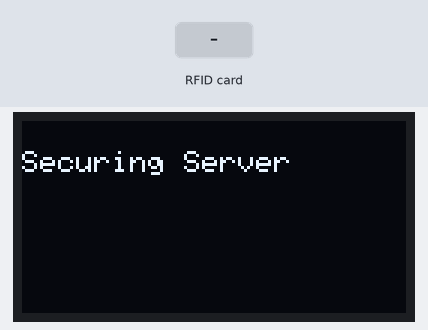
Bench run of a sketch on a simulated ESP8266 (NodeMCU). Shown: 128×64 one-colour display. Inputs (shaded band) come from the test bench. WiFi joins after 1.5 s; servers stay silent unless stated; what the sketch prints to the serial monitor is not drawn.

Above: at 4.1 s.
At 12.4 s:
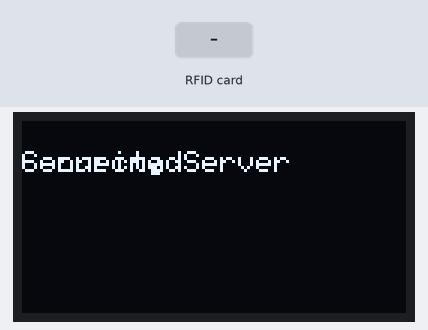
12.5 s: RFID card 75 95 96 06 91 held to the reader
At 13.5 s:
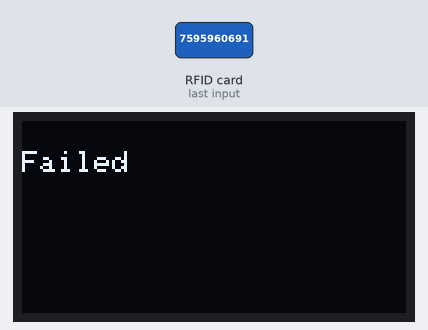
Timing chart, 0 to 15.5 s (numbered marks = the images above; inputs shaded):
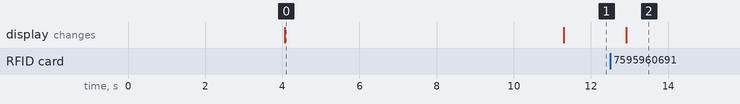

Measured:
- after the input at 12.5 s, the display: changes after 0.41 s (image 2)
- what the display in image 0 shows lasts 7.2 s, from 4.1 s to 11.3 s

The sketch:

rfid_display_oled.ino
```cpp
#include <Arduino.h>
#include <ESP8266WiFi.h>
#include <SPI.h>
#include <MFRC522.h>
#include <HTTPSRedirect.h>

#include<Wire.h>

#include <Adafruit_GFX.h>
#include <Adafruit_SSD1306.h>
#define SCREEN_WIDTH 128
#define SCREEN_HEIGHT 64


Adafruit_SSD1306 oled(SCREEN_WIDTH, SCREEN_HEIGHT, &Wire, -1);

const unsigned char ArduinoIcon [] PROGMEM = {
 0xff, 0xff, 0xff, 0xff, 0xff, 0xff, 0xff, 0xff, 0xff, 0xff, 0xff, 0xff, 0xff, 0xff, 0xff, 0xff,
  0xff, 0xff, 0xff, 0xff, 0xff, 0xff, 0xff, 0xff, 0xff, 0xff, 0xff, 0xff, 0xff, 0xff, 0xff, 0xff,
  0xff, 0xff, 0xfe, 0x00, 0x07, 0xff, 0xff, 0xff, 0xff, 0xff, 0xff, 0x80, 0x01, 0xff, 0xff, 0xff,
  0xff, 0xff, 0xe0, 0x00, 0x00, 0xff, 0xff, 0xff, 0xff, 0xff, 0xfc, 0x00, 0x00, 0x3f, 0xff, 0xff,
  0xff, 0xff, 0x80, 0x00, 0x00, 0x1f, 0xff, 0xff, 0xff, 0xff, 0xe0, 0x00, 0x00, 0x07, 0xff, 0xff,
  0xff, 0xfe, 0x00, 0x00, 0x00, 0x07, 0xff, 0xff, 0xff, 0xff, 0x80, 0x00, 0x00, 0x01, 0xff, 0xff,
  0xff, 0xfc, 0x00, 0x00, 0x00, 0x03, 0xff, 0xff, 0xff, 0xff, 0x00, 0x00, 0x00, 0x00, 0xff, 0xff,
  0xff, 0xf0, 0x00, 0x00, 0x00, 0x00, 0xff, 0xff, 0xff, 0xfc, 0x00, 0x00, 0x00, 0x00, 0x3f, 0xff,
  0xff, 0xe0, 0x00, 0x00, 0x00, 0x00, 0x3f, 0xff, 0xff, 0xf0, 0x00, 0x00, 0x00, 0x00, 0x1f, 0xff,
  0xff, 0xc0, 0x00, 0x00, 0x00, 0x00, 0x1f, 0xff, 0xff, 0xe0, 0x00, 0x00, 0x00, 0x00, 0x0f, 0xff,
  0xff, 0x80, 0x00, 0x00, 0x00, 0x00, 0x0f, 0xff, 0xff, 0xc0, 0x00, 0x00, 0x00, 0x00, 0x07, 0xff,
  0xff, 0x00, 0x00, 0x00, 0x00, 0x00, 0x03, 0xff, 0xff, 0x80, 0x00, 0x00, 0x00, 0x00, 0x03, 0xff,
  0xfe, 0x00, 0x00, 0x00, 0x00, 0x00, 0x01, 0xff, 0xfe, 0x00, 0x00, 0x00, 0x00, 0x00, 0x01, 0xff,
  0xfc, 0x00, 0x00, 0xff, 0xf0, 0x00, 0x00, 0xff, 0xfc, 0x00, 0x00, 0x3f, 0xfc, 0x00, 0x00, 0xff,
  0xfc, 0x00, 0x03, 0xff, 0xfc, 0x00, 0x00, 0x7f, 0xf8, 0x00, 0x00, 0xff, 0xff, 0x00, 0x00, 0xff,
  0xf8, 0x00, 0x0f, 0xff, 0xff, 0x00, 0x00, 0x3f, 0xf0, 0x00, 0x03, 0xff, 0xff, 0xc0, 0x00, 0x7f,
  0xf0, 0x00, 0x1f, 0xff, 0xff, 0xc0, 0x00, 0x1f, 0xe0, 0x00, 0x0f, 0xff, 0xff, 0xe0, 0x00, 0x7f,
  0xf0, 0x00, 0x7f, 0xff, 0xff, 0xe0, 0x00, 0x0f, 0xc0, 0x00, 0x1f, 0xff, 0xff, 0xf8, 0x00, 0x3f,
  0xe0, 0x00, 0xff, 0xff, 0xff, 0xf8, 0x00, 0x07, 0x80, 0x00, 0x7f, 0xff, 0xff, 0xfc, 0x00, 0x1f,
  0xe0, 0x00, 0xff, 0xff, 0xff, 0xfc, 0x00, 0x03, 0x80, 0x00, 0xff, 0xff, 0xff, 0xfc, 0x00, 0x1f,
  0xc0, 0x01, 0xff, 0xff, 0xff, 0xfe, 0x00, 0x03, 0x00, 0x01, 0xff, 0xff, 0xff, 0xfe, 0x00, 0x1f,
  0xc0, 0x03, 0xff, 0xff, 0xff, 0xff, 0x00, 0x00, 0x00, 0x03, 0xff, 0xff, 0xff, 0xff, 0x00, 0x0f,
  0xc0, 0x03, 0xff, 0xff, 0xff, 0xff, 0x80, 0x00, 0x00, 0x07, 0xff, 0xf0, 0x7f, 0xff, 0x00, 0x0f,
  0xc0, 0x07, 0xff, 0xff, 0xff, 0xff, 0xc0, 0x00, 0x00, 0x0f, 0xff, 0xf0, 0x7f, 0xff, 0x80, 0x0f,
  0x80, 0x07, 0xff, 0xff, 0xff, 0xff, 0xe0, 0x00, 0x00, 0x1f, 0xff, 0xf0, 0x7f, 0xff, 0x80, 0x07,
  0x80, 0x0f, 0xff, 0xff, 0xff, 0xff, 0xf0, 0x00, 0x00, 0x3f, 0xff, 0xf0, 0x7f, 0xff, 0xc0, 0x07,
  0x80, 0x0f, 0xff, 0xff, 0xff, 0xff, 0xf8, 0x00, 0x00, 0x7f, 0xff, 0xf0, 0x7f, 0xff, 0xc0, 0x07,
  0x80, 0x0f, 0xfe, 0x00, 0x00, 0xff, 0xfc, 0x00, 0x00, 0xff, 0xfc, 0x00, 0x03, 0xff, 0xc0, 0x07,
  0x80, 0x0f, 0xfe, 0x00, 0x00, 0xff, 0xfe, 0x00, 0x01, 0xff, 0xfc, 0x00, 0x01, 0xff, 0xc0, 0x07,
  0x80, 0x0f, 0xfe, 0x00, 0x00, 0xff, 0xff, 0x00, 0x03, 0xff, 0xfc, 0x00, 0x01, 0xff, 0xc0, 0x07,
  0x80, 0x0f, 0xfe, 0x00, 0x00, 0xff, 0xff, 0x00, 0x03, 0xff, 0xfc, 0x00, 0x01, 0xff, 0xc0, 0x07,
  0x80, 0x0f, 0xfe, 0x00, 0x00, 0xff, 0xff, 0x00, 0x03, 0xff, 0xfc, 0x00, 0x01, 0xff, 0xc0, 0x07,
  0x80, 0x0f, 0xff, 0xff, 0xff, 0xff, 0xfe, 0x00, 0x01, 0xff, 0xff, 0xe0, 0x7f, 0xff, 0xc0, 0x07,
  0x80, 0x0f, 0xff, 0xff, 0xff, 0xff, 0xfc, 0x00, 0x00, 0xff, 0xff, 0xf0, 0x7f, 0xff, 0xc0, 0x07,
  0x80, 0x0f, 0xff, 0xff, 0xff, 0xff, 0xfc, 0x00, 0x00, 0xff, 0xff, 0xf0, 0x7f, 0xff, 0xc0, 0x07,
  0x80, 0x0f, 0xff, 0xff, 0xff, 0xff, 0xf8, 0x00, 0x00, 0x7f, 0xff, 0xf0, 0x7f, 0xff, 0xc0, 0x07,
  0x80, 0x0f, 0xff, 0xff, 0xff, 0xff, 0xf0, 0x00, 0x00, 0x3f, 0xff, 0xf0, 0x7f, 0xff, 0x80, 0x07,
  0x80, 0x07, 0xff, 0xff, 0xff, 0xff, 0xe0, 0x00, 0x00, 0x1f, 0xff, 0xf0, 0x7f, 0xff, 0x80, 0x07,
  0xc0, 0x07, 0xff, 0xff, 0xff, 0xff, 0xc0, 0x00, 0x00, 0x0f, 0xff, 0xff, 0xff, 0xff, 0x80, 0x0f,
  0xc0, 0x03, 0xff, 0xff, 0xff, 0xff, 0x80, 0x00, 0x00, 0x07, 0xff, 0xff, 0xff, 0xff, 0x00, 0x0f,
  0xc0, 0x03, 0xff, 0xff, 0xff, 0xff, 0x00, 0x00, 0x00, 0x03, 0xff, 0xff, 0xff, 0xff, 0x00, 0x0f,
  0xe0, 0x01, 0xff, 0xff, 0xff, 0xfe, 0x00, 0x03, 0x00, 0x01, 0xff, 0xff, 0xff, 0xfe, 0x00, 0x1f,
  0xe0, 0x00, 0xff, 0xff, 0xff, 0xfc, 0x00, 0x07, 0x80, 0x00, 0xff, 0xff, 0xff, 0xfc, 0x00, 0x1f,
  0xe0, 0x00, 0x7f, 0xff, 0xff, 0xf0, 0x00, 0x0f, 0xc0, 0x00, 0x3f, 0xff, 0xff, 0xf8, 0x00, 0x3f,
  0xf0, 0x00, 0x3f, 0xff, 0xff, 0xe0, 0x00, 0x1f, 0xe0, 0x00, 0x1f, 0xff, 0xff, 0xf0, 0x00, 0x3f,
  0xf8, 0x00, 0x1f, 0xff, 0xff, 0x80, 0x00, 0x3f, 0xe0, 0x00, 0x07, 0xff, 0xff, 0xe0, 0x00, 0x7f,
  0xf8, 0x00, 0x0f, 0xff, 0xff, 0x00, 0x00, 0x7f, 0xf8, 0x00, 0x03, 0xff, 0xff, 0xc0, 0x00, 0x7f,
  0xfc, 0x00, 0x03, 0xff, 0xf8, 0x00, 0x00, 0xff, 0xfc, 0x00, 0x00, 0xff, 0xff, 0x00, 0x00, 0xff,
  0xfe, 0x00, 0x00, 0x7f, 0xe0, 0x00, 0x01, 0xff, 0xfe, 0x00, 0x00, 0x1f, 0xf8, 0x00, 0x01, 0xff,
  0xfe, 0x00, 0x00, 0x00, 0x00, 0x00, 0x03, 0xff, 0xff, 0x00, 0x00, 0x00, 0x00, 0x00, 0x03, 0xff,
  0xff, 0x00, 0x00, 0x00, 0x00, 0x00, 0x07, 0xff, 0xff, 0x80, 0x00, 0x00, 0x00, 0x00, 0x03, 0xff,
  0xff, 0x80, 0x00, 0x00, 0x00, 0x00, 0x0f, 0xff, 0xff, 0xc0, 0x00, 0x00, 0x00, 0x00, 0x07, 0xff,
  0xff, 0xc0, 0x00, 0x00, 0x00, 0x00, 0x1f, 0xff, 0xff, 0xe0, 0x00, 0x00, 0x00, 0x00, 0x0f, 0xff,
  0xff, 0xe0, 0x00, 0x00, 0x00, 0x00, 0x7f, 0xff, 0xff, 0xf8, 0x00, 0x00, 0x00, 0x00, 0x3f, 0xff,
  0xff, 0xf8, 0x00, 0x00, 0x00, 0x01, 0xff, 0xff, 0xff, 0xfe, 0x00, 0x00, 0x00, 0x00, 0x7f, 0xff,
  0xff, 0xfc, 0x00, 0x00, 0x00, 0x03, 0xff, 0xff, 0xff, 0xff, 0x00, 0x00, 0x00, 0x00, 0xff, 0xff,
  0xff, 0xff, 0x00, 0x00, 0x00, 0x0f, 0xff, 0xff, 0xff, 0xff, 0xc0, 0x00, 0x00, 0x03, 0xff, 0xff,
  0xff, 0xff, 0xc0, 0x00, 0x00, 0x3f, 0xff, 0xff, 0xff, 0xff, 0xf0, 0x00, 0x00, 0x0f, 0xff, 0xff,
  0xff, 0xff, 0xf0, 0x00, 0x01, 0xff, 0xff, 0xff, 0xff, 0xff, 0xfe, 0x00, 0x00, 0x3f, 0xff, 0xff,
  0xff, 0xff, 0xff, 0x00, 0x0f, 0xff, 0xff, 0xff, 0xff, 0xff, 0xff, 0xc0, 0x03, 0xff, 0xff, 0xff,
  0xff, 0xff, 0xff, 0xff, 0xff, 0xff, 0xff, 0xff, 0xff, 0xff, 0xff, 0xff, 0xff, 0xff, 0xff, 0xff,
  0xff, 0xff, 0xff, 0xff, 0xff, 0xff, 0xff, 0xff, 0xff, 0xff, 0xff, 0xff, 0xff, 0xff, 0xff, 0xff,
  0xff, 0xff, 0xff, 0xff, 0xff, 0xff, 0xff, 0xff, 0xff, 0xff, 0xff, 0xff, 0xff, 0xff, 0xff, 0xff,
  0xff, 0xff, 0xff, 0xff, 0xff, 0xff, 0xff, 0xff, 0xff, 0xff, 0xff, 0xff, 0xff, 0xff, 0xff, 0xff
};

const char *GScriptId = "AKfycbwHNHM5nJcT8FFXahDisKgZrB8SMCCl58js2_S3L4HSWvqTsfhxoU4h-vVdB_6BSQBXjQ";

const char* ssid     = "Doraemon";
const char* password = "7595960691";

String payload_base =  "{\"command\": \"insert_row\", \"sheet_name\": \"Sheet1\", \"values\": ";
String payload = "";

const char* host        = "script.google.com";
const int   httpsPort   = 443;
const char* fingerprint = "";
String url = String("/macros/s/") + GScriptId + "/exec";
HTTPSRedirect* client = nullptr;

String student_id;
//------------------------------------------------------------
int blocks[] = {4,5,6,8,9};
#define total_blocks  (sizeof(blocks) / sizeof(blocks[0]))
//------------------------------------------------------------
#define RST_PIN  0  //D3
#define SS_PIN   2  //D4
#define BUZZER   4  //D2


//------------------------------------------------------------
MFRC522 mfrc522(SS_PIN, RST_PIN);
MFRC522::MIFARE_Key key;
MFRC522::StatusCode status;
//------------------------------------------------------------

int blockNum = 2;

byte bufferLen = 18;
byte readBlockData[18];
//------------------------------------------------------------

/****************************************************************************************************

****************************************************************************************************/
void setup() {
  //----------------------------------------------------------
  Serial.begin(9600);

  if (!oled.begin(SSD1306_SWITCHCAPVCC, 0x3C)) {
    Serial.println(F("SSD1306 allocation failed"));
    while (true);
  }

  delay(2000);
  oled.setCursor(0, 0);


  delay(10);
  //Serial.println('\n');
  //----------------------------------------------------------
  SPI.begin();
  //----------------------------------------------------------
  //initialize lcd screen
  //lcd.init();
  // turn on the backlight
  //lcd.backlight();
  //lcd.clear();

  oled.clearDisplay();
  oled.setTextSize(1);
  oled.setTextColor(WHITE);
  oled.setCursor(0, 10);
  oled.println("Govt Card");


  //lcd.setCursor(0,0); //col=0 row=0
  //lcd.print("     UEMK");
  //lcd.setCursor(0,1); //col=0 row=0
  //lcd.print(" ATTENDANCE SYS");
  //----------------------------------------------------------
  // Connect to WiFi
  WiFi.begin(ssid, password);
  Serial.print("Connecting to ");
  Serial.print(ssid); Serial.println(" ...");

  while (WiFi.status() != WL_CONNECTED) {
    delay(1000);
    Serial.print(".");
  }
  Serial.println('\n');
  Serial.println("Connection established!");
  Serial.print("IP address:\t");
  Serial.println(WiFi.localIP());

  client = new HTTPSRedirect(httpsPort);
  client->setInsecure();
  client->setPrintResponseBody(true);
  client->setContentTypeHeader("application/json");
  //----------------------------------------------------------
  oled.clearDisplay();
  oled.setTextSize(1);          // text size
  oled.setTextColor(WHITE);     // text color
  oled.setCursor(0, 10);        // position to display
  oled.println("Securing Server"); // text to display
  oled.display();

  //lcd.clear();
  //lcd.setCursor(0,0); //col=0 row=0
  //lcd.print("Connecting to");
  //lcd.setCursor(0,1); //col=0 row=0
  //lcd.print("UEMK Wifi");
  delay(5000);
  //----------------------------------------------------------
  Serial.print("Connecting to ");
  Serial.println(host);
  //----------------------------------------------------------

  bool flag = false;
  for(int i=0; i<5; i++){
    int retval = client->connect(host, httpsPort);
    //*************************************************
    if (retval == 1){
      flag = true;
      String msg = "Wifi Connected";
      Serial.println(msg);

      oled.setTextSize(1);
      oled.setTextColor(WHITE);
      oled.setCursor(0, 10);
      oled.println("Connected");


      //lcd.clear();
      //lcd.setCursor(0,0); //col=0 row=0
      //lcd.print(msg);
      //lcd.setCursor(0,1);
      //lcd.print("Server Connected");
      delay(2000);
      break;
    }
    //*************************************************
    else
      Serial.println("Connection failed. Retrying...");
    //*************************************************
  }
  //----------------------------------------------------------
  if (!flag){
    //____________________________________________
    oled.clearDisplay();
    oled.setTextSize(1);          // text size
    oled.setTextColor(WHITE);     // text color
    oled.setCursor(0, 10);        // position to display
    oled.println("Connection failed"); // text to display

    //lcd.clear();
    //lcd.setCursor(0,0); //col=0 row=0
    //lcd.print("Connection fail");
    //____________________________________________
    Serial.print("Could not connect to server: ");
    Serial.println(host);
    delay(5000);
    return;
    //____________________________________________
  }
  //----------------------------------------------------------
  delete client;
  client = nullptr;
   //----------------------------------------------------------
  oled.display();
}

/****************************************************************************************************

****************************************************************************************************/
void loop() {
  //----------------------------------------------------------------
  static bool flag = false;
  if (!flag){
    client = new HTTPSRedirect(httpsPort);
    client->setInsecure();
    flag = true;
    client->setPrintResponseBody(true);
    client->setContentTypeHeader("application/json");
  }
  if (client != nullptr){
    if (!client->connected())
      {client->connect(host, httpsPort);}
  }
  else{Serial.println("Error creating client object!");}
  //---------------------------------------------------------------
  oled.clearDisplay();
  oled.setTextSize(1);          // text size
  oled.setTextColor(WHITE);     // text color
  oled.setCursor(0, 10);        // position to display
  oled.println("Scan your Govt Card"); // text to display


  //lcd.clear();
  //lcd.setCursor(0,0); //col=0 row=0
  //lcd.print("Scan your   ->");
  //lcd.setCursor(0,1);
  //lcd.print("    UEMK ID");

  /* Initialize MFRC522 Module */
  mfrc522.PCD_Init();
  /* Look for new cards */
  /* Reset the loop if no new card is present on RC522 Reader */
  if ( ! mfrc522.PICC_IsNewCardPresent()) {return;}
  /* Select one of the cards */
  if ( ! mfrc522.PICC_ReadCardSerial()) {return;}
  /* Read data from the same block */
  Serial.println();
  Serial.println(F("Reading last data from RFID..."));
  //----------------------------------------------------------------
  String values = "", data;
  /*
  //creating payload - method 1
  //----------------------------------------------------------------
  ReadDataFromBlock(blocks[0], readBlockData); //student id
  data = String((char*)readBlockData); data.trim();
  student_id = data;
  //----------------------------------------------------------------
  ReadDataFromBlock(blocks[1], readBlockData); //first name
  data = String((char*)readBlockData); data.trim();
  first_name = data;
  //----------------------------------------------------------------
  ReadDataFromBlock(blocks[2], readBlockData); //last name
  data = String((char*)readBlockData); data.trim();
  last_name = data;
  //----------------------------------------------------------------
  ReadDataFromBlock(blocks[3], readBlockData); //phone number
  data = String((char*)readBlockData); data.trim();
  phone_number = data;
  //----------------------------------------------------------------
  ReadDataFromBlock(blocks[4], readBlockData); //address
  data = String((char*)readBlockData); data.trim();
  address = data; data = "";
  //----------------------------------------------------------------
  values = "\"" + student_id + ",";
  values += first_name + ",";
  values += last_name + ",";
  values += phone_number + ",";
  values += address + "\"}";
  //----------------------------------------------------------------*/
  //creating payload - method 2 - More efficient
  for (byte i = 0; i < total_blocks; i++) {
    ReadDataFromBlock(blocks[i], readBlockData);
    //*************************************************
    if(i == 0){
      data = String((char*)readBlockData);
      data.trim();
      student_id = data;
      values = "\"" + data + ",";
    }
    //*************************************************
    else if(i == total_blocks-1){
      data = String((char*)readBlockData);
      data.trim();
      values += data + "\"}";
    }
    //*************************************************
    else{
      data = String((char*)readBlockData);
      data.trim();
      values += data + ",";
    }
  }
  //----------------------------------------------------------------

  payload = payload_base + values;
  //----------------------------------------------------------------
  oled.clearDisplay();
  oled.setTextSize(1);          // text size
  oled.setTextColor(WHITE);     // text color
  oled.setCursor(0, 10);        // position to display
  oled.println("Data stored"); // text to display


  //lcd.clear();
  //lcd.setCursor(0,0); //col=0 row=0
  //lcd.print("Data Stored to");
  //lcd.setCursor(0,1); //col=0 row=0
  //lcd.print("UEMK Server");
  //----------------------------------------------------------------
  // Publish data to Google Sheets
  Serial.println("Publishing data...");
  Serial.println(payload);
  if(client->POST(url, host, payload)){
    // do stuff here if publish was successful

    oled.clearDisplay();
    oled.setTextSize(1);          // text size
    oled.setTextColor(WHITE);     // text color
    oled.setCursor(0, 10);        // position to display
    oled.println("ID:"+student_id); // text to display


    //lcd.clear();
    //lcd.setCursor(0,0); //col=0 row=0
    //lcd.print("Student ID: "+student_id);
    //lcd.setCursor(0,1); //col=0 row=0
    //lcd.print("  Entry Success");
  }
  //----------------------------------------------------------------
  else{

    Serial.println("Error while connecting");

    oled.clearDisplay();
    oled.setTextSize(1);          // text size
    oled.setTextColor(WHITE);     // text color
    oled.setCursor(0, 10);        // position to display
    oled.println("Failed"); // text to display


    //lcd.clear();
    //lcd.setCursor(0,0); //col=0 row=0
    //lcd.print("Failed.");
    //lcd.setCursor(0,1); //col=0 row=0
    //lcd.print("Try Again");
  }

  //----------------------------------------------------------------
  // a delay of several seconds is required before publishing again
  oled.display();
  delay(5000);
}


 /****************************************************************************************************/
void ReadDataFromBlock(int blockNum, byte readBlockData[])
{

  for (byte i = 0; i < 6; i++) {
    key.keyByte[i] = 0xFF;
  }
  //----------------------------------------------------------------------------

  status = mfrc522.PCD_Authenticate(MFRC522::PICC_CMD_MF_AUTH_KEY_A, blockNum, &key, &(mfrc522.uid));
  //----------------------------------------------------------------------------s
  if (status != MFRC522::STATUS_OK){
     Serial.print("Authentication failed for Read: ");
     Serial.println(mfrc522.GetStatusCodeName(status));
     return;
  }
  //----------------------------------------------------------------------------
  else {
    Serial.println("Authentication success");
  }
  //----------------------------------------------------------------------------

  status = mfrc522.MIFARE_Read(blockNum, readBlockData, &bufferLen);
  if (status != MFRC522::STATUS_OK) {
    Serial.print("Reading failed: ");
    Serial.println(mfrc522.GetStatusCodeName(status));
    return;
  }
  //----------------------------------------------------------------------------
  else {
    readBlockData[16] = ' ';
    readBlockData[17] = ' ';
    Serial.println("Block was read successfully");
  }
  //----------------------------------------------------------------------------
}
```
